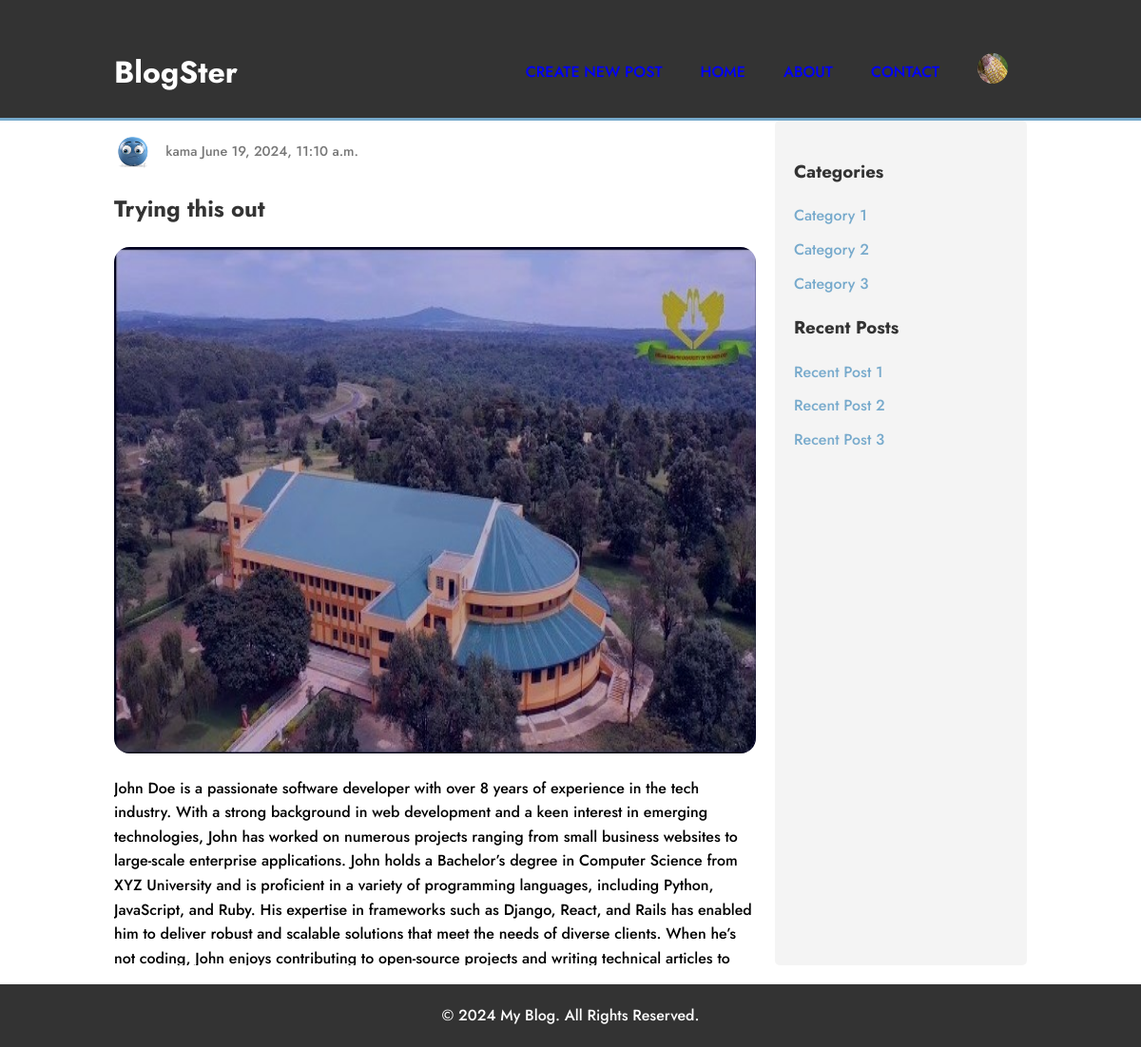
The app's page /post/13/ (signed in) with its own data.
### blog_app/models.py (models this page shows, shortened)
class UserProfile(models.Model):
    user = models.OneToOneField(User, on_delete=models.CASCADE)
    email = models.EmailField(max_length=254, blank=True)
    bio = models.TextField(blank=True)
    birth_date = models.DateField(null=True, blank=True)
    avatar = models.ImageField(upload_to='avatars/', default='avatars/default.jpg')

class Post(models.Model):
    title = models.CharField(max_length=100)
    content = models.TextField()
    date_posted = models.DateTimeField(default=timezone.now)
    author = models.ForeignKey(User, on_delete=models.CASCADE)
    image = models.ImageField(upload_to='post_images',blank=True,null = True)

### blog_app/views.py (the view)
# urls.py: path('post/<int:id>/',views.post_detail,name='post_detail'),
@login_required
def post_detail(request,id):
    post = get_object_or_404(Post,id=id)
    context = {
        "post":post
    }
    return render(request,'blog_app/detail.html',context)

### templates/blog_app/detail.html
{% extends 'blog_app/base.html' %}
{% block content %}
  <article class="post-detail">
    <p class="post-meta">
      {% if post.author.userprofile.avatar %}
        <img src="{{ post.author.userprofile.avatar.url }}" alt="{{ post.author.username }}" class="author-profile-image">
      {% endif %}
      {{ post.author }} {{ post.date_posted }}
    </p>
    <h2>{{ post.title }}</h2>
    <img src="{{ post.image.url }}" alt="Post Image" class="post-image2" />
    <p>{{ post.content }}</p>
  </article>
{% endblock %}

### templates/blog_app/base.html (shortened to what this page needs)
{% load static %}
<!DOCTYPE html>
<html lang="en">
  <head>
    <link rel="stylesheet" href="{% static "blogApp/main.css" %}" />
  </head>
  <body>
    <header>
      <div class="container">
        <h1>BlogSter</h1>
        <nav>
          <ul class = "nav_url">
            <li><a href="{% url 'post_create' %}" class="link">Create New Post</a></li>
            <li><a href="{% url 'home' %}" class="link">Home</a></li>
            <li><a href="#" class="link">About</a></li>
            <li><a href="#" class="link">Contact</a></li>
            <li ><a href="{% url 'profile' user.username %}" class="link"><img src ="{{user.userprofile.avatar.url }}" alt="Profile"class ="profile"/></a></li>
          </ul>
        </nav>
      </div>
    </header>
    <main class= 'container'>
        {% block content %}
        {% endblock %}
    <aside class="sidebar">
        <h3>Categories</h3>
        <ul>
          <li><a href="#">Category 1</a></li>
          <li><a href="#">Category 2</a></li>
          <li><a href="#">Category 3</a></li>
        </ul>
        <h3>Recent Posts</h3>
        <ul>
          <li><a href="#">Recent Post 1</a></li>
          <li><a href="#">Recent Post 2</a></li>
          <li><a href="#">Recent Post 3</a></li>
        </ul>
    </aside>
  </main>
  <footer>
      <div class="container">
        <p>&copy; 2024 My Blog. All Rights Reserved.</p>
      </div>
    </footer>
  </body>
</html>

### static/blogApp/main.css (style rules this page uses)
body { font-family: "Jost", sans-serif; font-weight: 500; line-height: 1.6; margin: 0; padding: 0; }
.container { width: 80%; margin: auto; overflow: hidden; }
.nav_url { display:flex; align-items: center; }
.profile { width: 2rem; height: 2rem; border-radius: 50%; }
header { background: #333; color: #fff; padding-top: 30px; min-height: 70px; border-bottom: #77aacc 3px solid; }
header a { color: #fff; text-decoration: none; text-transform: uppercase; font-size: 16px; }
header ul { padding: 0; list-style: none; }
header li { display: inline; padding: 0 20px 0 20px; }
.link { color: blue; }
header h1 { float: left; }
header nav { float: right; margin-top: 10px; }
main { display: flex; justify-content: space-between; margin-top: 20px; }
.post-meta { color: #777; font-size: 0.9em; }
.post-detail { flex: 3; margin-right: 20px; }
.post-detail h2 { color: #333; }
.post-image2 { width: 100%; height: 60%; border-radius: 1rem; }
.sidebar { flex: 1; background: #f4f4f4; padding: 20px; border-radius: 5px; }
.sidebar h3 { color: #333; }
.sidebar ul { list-style: none; padding: 0; }
.sidebar li { margin-bottom: 10px; }
.sidebar a { text-decoration: none; color: #77aacc; }
.author-profile-image { width: 40px; height: 40px; border-radius: 50%; margin-right: 10px; vertical-align: middle; }
footer { flex-shrink: 0; margin-top: auto; background: #333; color: #fff; text-align: center; padding: 20px 0; margin-top: 20px; }
footer p { margin: 0; }

### records on screen
Post: author.userprofile.avatar (picture), author "kama", date_posted "June 19, 2024, 11:10 a.m.", title "Trying this out", image (picture), content "John Doe is a passionate software developer with over 8 years of experience in the tech industry. With a strong background in web development and a keen interest in emerging technologies, John has worked on numerous projects ranging from small business websites to large-scale enterprise applications. John holds a Bachelor’s degree in Computer Science from XYZ University and is proficient in a variety of programming languages, including Python, JavaScript, and Ruby. His expertise in frameworks such as Django, React, and Rails has enabled him to deliver robust and scalable solutions that meet the needs of diverse clients. When he’s not coding, John enjoys contributing to open-source projects…"
